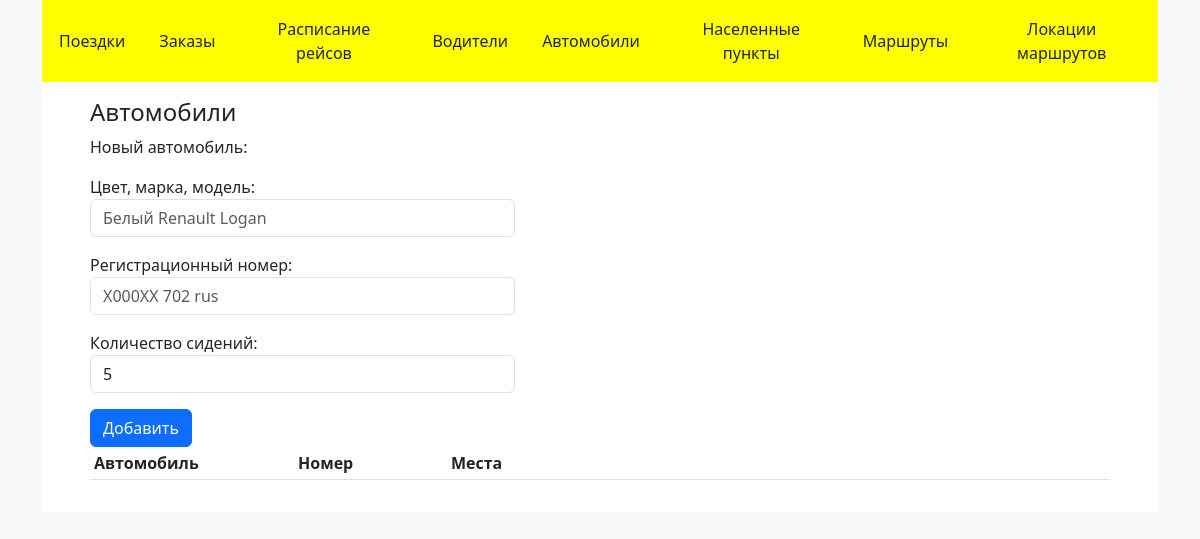
The page /cars/0 on the database as committed earlier.
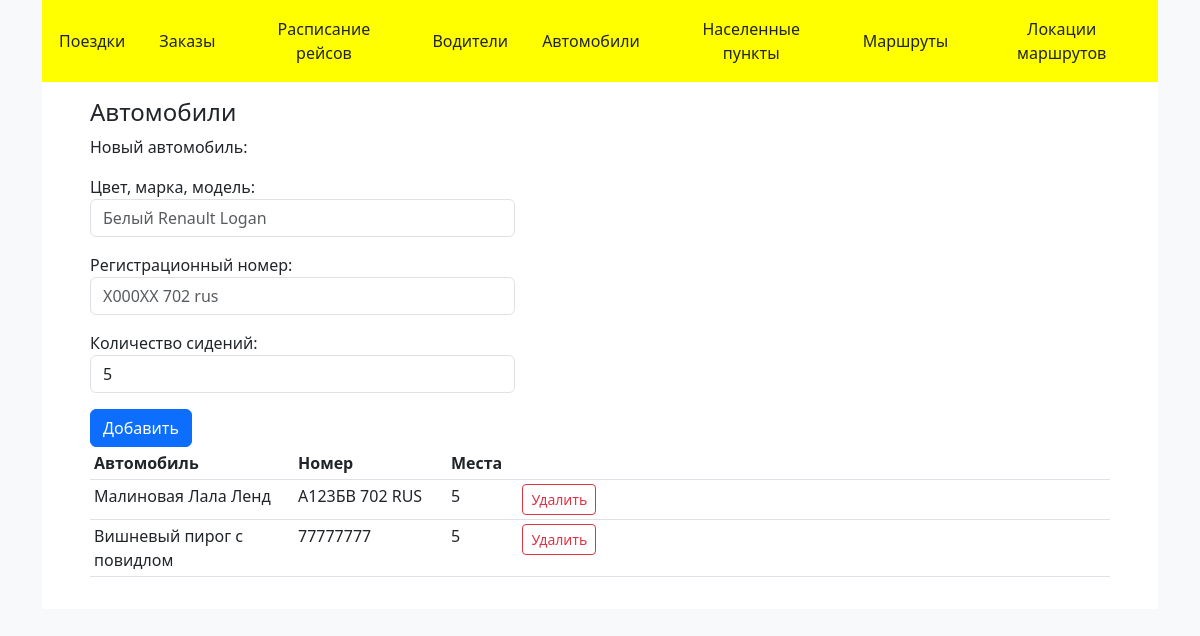
The same page on the database as committed later.
### main/models.py (models this page shows, shortened)
class Car(models.Model):
    model = models.CharField(max_length=50, blank=False)
    plate = models.CharField(max_length=15, blank=False, unique=True)
    sits = models.PositiveIntegerField(default=5, validators=[
        MinValueValidator(5),
        MaxValueValidator(9)])
    class Meta:
        verbose_name_plural = 'Автомобили'

### main/views/cars.py (the view)
# urls.py: path('cars/<int:mes>', views.cars.cars),
def cars(request, mes):
    cars = Car.objects.all().order_by('-model')
    form = CarForm()
    dic = {
        'form': form,
        'cars': cars,
        'title': 'Автомобили',
        'info_message': get_info_message(mes),
    }
    return render(request, 'main/cars.html', dic)

### main/forms.py
class CarForm(forms.Form):
    model = forms.CharField(
        label="Цвет, марка, модель",
        max_length=50,
        widget=forms.TextInput(attrs={
            "class": "form-control",
            'placeholder': 'Белый Renault Logan',
            'oninvalid': f"setCustomValidity('{req_mes}')",
            'oninput': "setCustomValidity('')",
        }),
    )
    plate = forms.CharField(
        label='Регистрационный номер',
        max_length=15,
        widget=forms.TextInput(attrs={
            "class": "form-control",
            'placeholder': 'X000XX 702 rus',
            'oninvalid': f"setCustomValidity('{req_mes}')",
            'oninput': "setCustomValidity('')",
        }),
    )
    sits = forms.IntegerField(
        label='Количество сидений',
        initial=5,
        max_value=9,
        min_value=2,
        widget=forms.NumberInput(attrs={
            "class": "form-control",
            'oninvalid': f"setCustomValidity('{req_mes}')",
            'oninput': "setCustomValidity('')",
        }),
    )
    required_css_class = rcc
    class Meta:
        model = Car
        exclude = []

### main/templates/main/cars.html (shortened to what this page needs)
{% extends 'main/base.html' %}
{% block content %}
<div>
    <div>Новый автомобиль:</div>
    <form method="post" action="car/add" class="col-md-5">
        {{ form }}
            <div class="">
                <input type="submit"  value='Добавить'
                       class="btn btn-primary mt-3 justify-content-end"/>
            </div>
    </form>
    <table class="table table-sm table-hover" width="50%">
        <thead>
        <tr>
            <th class="" width="20%">
                Автомобиль
            </th>
            <th class="" width="15%">
                Номер
            </th>
            <th class="" width="7%">
                Места
            </th>
            <th class="">
            </th>
        </tr>
        </thead>
        <tbody>
            {% for car in cars %}
                <tr>
                    <td>{{ car.model }}</td>
                    <td>{{ car.plate }}</td>
                    <td>{{ car.sits }}</td>
                    <td>
                        <form method="post" action="car/delete/{{car.id}}" class="">
                            <input type="submit"  value='Удалить'
                                   class="btn btn-sm btn-outline-danger justify-content-end"/>
                        </form>
                    </td>
                </tr>
            {% endfor %}
        </tbody>
    </table>
</div>
{% endblock %}

Rows that differ between the two databases and show on the page:
added Car: model "Малиновая Лала Ленд", plate "А123БВ 702 RUS", sits "5"
added Car: model "Вишневый пирог с повидлом", plate "77777777", sits "5"
